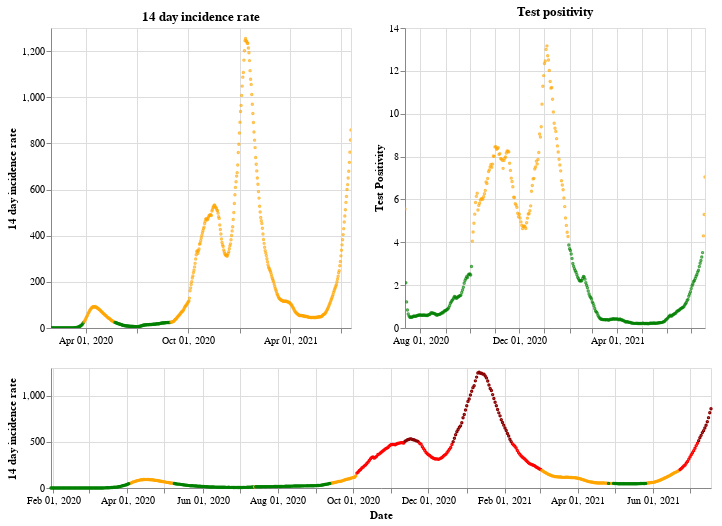

The code cell stored with this chart in its notebook:
### Markdown cell above
## England

### Code cell
plot_traffic_light('England')

### Figure 1 — Vega-Lite specification as saved in the notebook (floating-point values rounded to 4 significant figures; data arrays with more than 128 entries replaced by an {"elided": "..."} marker saying what was removed)
{"config": {"view": {"continuousWidth": 400, "continuousHeight": 300}}, "vconcat": [{"hconcat": [{"mark": {"type": "point", "size": 2}, "encoding": {"color": {"condition": {"value": "green", "test": "(datum.twoWeeklyCasesRate <= 25)"}, "value": "orange"}, "tooltip": [{"type": "nominal", "field": "areaName"}, {"type": "temporal", "field": "date"}, {"type": "quantitative", "field": "twoWeeklyCasesRate"}, {"type": "quantitative", "field": "testPositivity"}], "x": {"type": "temporal", "axis": {"title": ""}, "field": "date", "scale": {"domain": {"selection": "DateBrush"}}, "timeUnit": "yearmonthdate"}, "y": {"type": "quantitative", "axis": {"title": "14 day incidence rate"}, "field": "twoWeeklyCasesRate"}}, "title": "14 day incidence rate", "width": 300}, {"mark": {"type": "point", "size": 2}, "encoding": {"color": {"condition": {"value": "green", "test": "(datum.testPositivity <= 4)"}, "value": "orange"}, "tooltip": [{"type": "nominal", "field": "areaName"}, {"type": "temporal", "field": "date"}, {"type": "quantitative", "field": "twoWeeklyCasesRate"}, {"type": "quantitative", "field": "testPositivity"}], "x": {"type": "temporal", "axis": {"title": ""}, "field": "date", "scale": {"domain": {"selection": "DateBrush"}}, "timeUnit": "yearmonthdate"}, "y": {"type": "quantitative", "axis": {"title": "Test Positivity"}, "field": "testPositivity"}}, "title": "Test positivity", "width": 300}]}, {"layer": [{"mark": {"type": "point", "size": 2}, "encoding": {"color": {"condition": {"value": "orange", "test": "(((datum.testPositivity < 4) && (datum.twoWeeklyCasesRate >= 50)) && (datum.twoWeeklyCasesRate < 200))"}, "value": "red"}, "opacity": {"condition": {"value": 1, "test": "((datum.twoWeeklyCasesRate >= 50) && (datum.twoWeeklyCasesRate < 500))"}, "value": 0}, "tooltip": [{"type": "nominal", "field": "areaName"}, {"type": "temporal", "field": "date"}, {"type": "quantitative", "field": "twoWeeklyCasesRate"}, {"type": "quantitative", "field": "testPositivity"}], "x": {"type": "temporal", "axis": {"title": "Date"}, "field": "date", "timeUnit": "yearmonthdate"}, "y": {"type": "quantitative", "axis": {"title": "14 day incidence rate"}, "field": "twoWeeklyCasesRate"}}, "selection": {"DateBrush": {"type": "interval", "encodings": ["x"], "fields": ["Time"]}}}, {"mark": {"type": "point", "size": 2}, "encoding": {"color": {"value": "darkred"}, "opacity": {"condition": {"value": 1, "test": "(datum.twoWeeklyCasesRate >= 500)"}, "value": 0}, "tooltip": [{"type": "nominal", "field": "areaName"}, {"type": "temporal", "field": "date"}, {"type": "quantitative", "field": "twoWeeklyCasesRate"}, {"type": "quantitative", "field": "testPositivity"}], "x": {"type": "temporal", "axis": {"title": "Date"}, "field": "date", "timeUnit": "yearmonthdate"}, "y": {"type": "quantitative", "axis": {"title": "14 day incidence rate"}, "field": "twoWeeklyCasesRate"}}}, {"mark": {"type": "point", "size": 2}, "encoding": {"color": {"condition": {"value": "green", "test": "((datum.testPositivity < 4) && (datum.twoWeeklyCasesRate < 50))"}, "value": "orange"}, "opacity": {"condition": {"value": 1, "test": "(datum.twoWeeklyCasesRate < 50)"}, "value": 0}, "tooltip": [{"type": "nominal", "field": "areaName"}, {"type": "temporal", "field": "date"}, {"type": "quantitative", "field": "twoWeeklyCasesRate"}, {"type": "quantitative", "field": "testPositivity"}], "x": {"type": "temporal", "axis": {"title": "Date"}, "field": "date", "timeUnit": "yearmonthdate"}, "y": {"type": "quantitative", "axis": {"title": "14 day incidence rate"}, "field": "twoWeeklyCasesRate"}}}], "height": 120, "width": 660}], "data": {"name": "data-a490ed1db1a5d895a4581228b1b15871"}, "$schema": "https://vega.github.io/schema/vega-lite/v4.8.1.json", "datasets": {"data-a490ed1db1a5d895a4581228b1b15871": {"elided": "536 records"}}}
